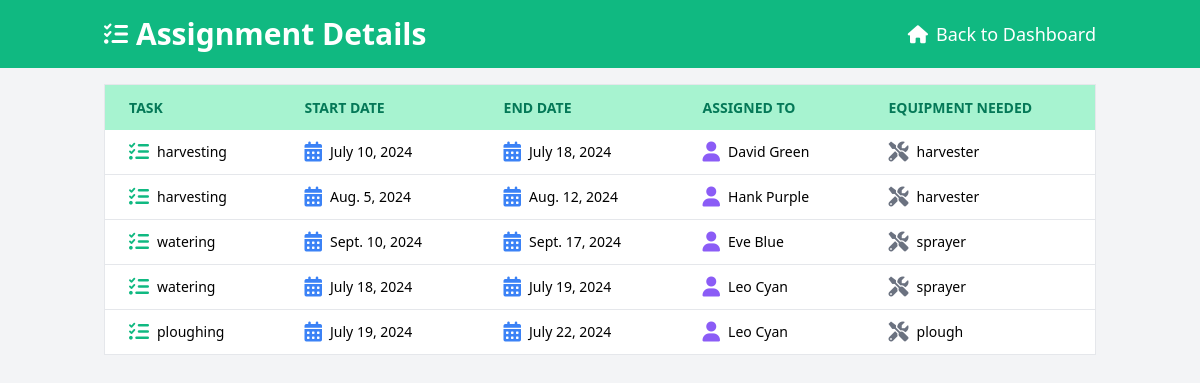
Page /dashboard/task/ on the earlier database version.
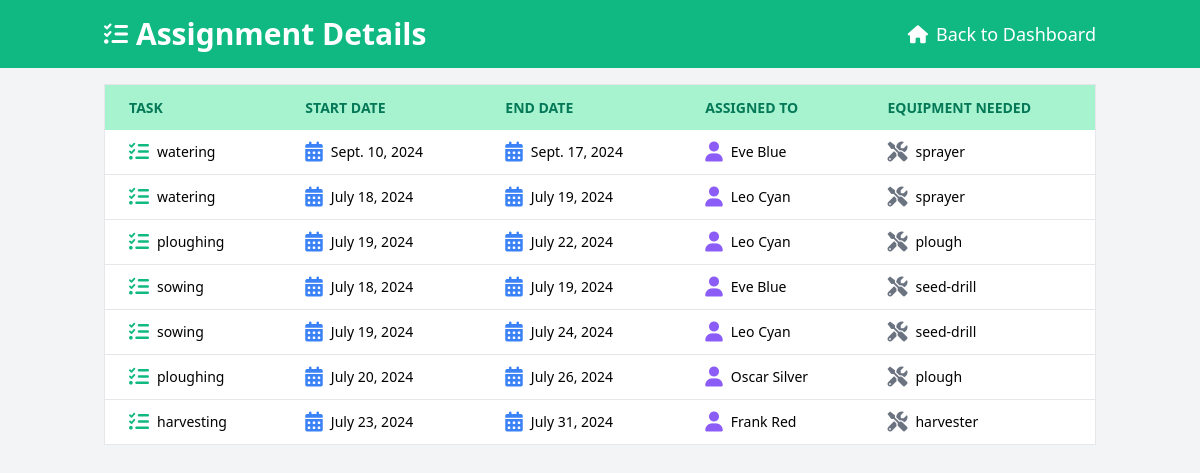
Same page on the later database version.
### dashboard/models.py (models this page shows, shortened)
class AssignmentDetails(models.Model):
    TASK_CHOICES = [
        ('ploughing', 'Ploughing'),
        ('sowing', 'Sowing'),
        ('watering', 'Watering'),
        ('harvesting', 'Harvesting'),
    ]
    task = models.CharField(max_length=50, choices=TASK_CHOICES)
    start_date = models.DateField()
    end_date = models.DateField()
    assigned_to = models.ForeignKey(WorkerDetails, on_delete=models.CASCADE)
    equipment_needed = models.ForeignKey(EquipmentDetails, on_delete=models.CASCADE, related_name='assignments', null=True, blank=True)
    class Meta:
        verbose_name = "Assignment"
        verbose_name_plural = "Assignments"

class WorkerDetails(models.Model):
    first_name = models.CharField(max_length=100)
    last_name = models.CharField(max_length=100)
    phone_number = models.CharField(max_length=15)

class EquipmentDetails(models.Model):
    EQUIPMENT_CHOICES = [
        ('plough', 'Plough'),
        ('seed-drill', 'Seed Drill'),
        ('sprayer', 'Sprayer'),
        ('harvester', 'Harvester'),
    ]
    STATUS_CHOICES = [
        ('available', 'Available'),
        ('un_available', 'Un-Available'),
    ]
    equipment = models.CharField(max_length=20, choices=EQUIPMENT_CHOICES)
    status = models.CharField(max_length=20, choices=STATUS_CHOICES)
    supplied_by = models.ForeignKey(SupplierDetails, on_delete=models.CASCADE, related_name='equipment_supplied')

### dashboard/views.py (the view)
# urls.py: path('dashboard/task/', views.task, name='task'),
def task(request):
    assignments = AssignmentDetails.objects.all()
    return render(request, 'task.html', {'assignments': assignments})

### templates/task.html (shortened to what this page needs)
<!DOCTYPE html>
<html lang="en">
<head>
    <link href="https://cdn.jsdelivr.net/npm/tailwindcss@2.2.19/dist/tailwind.min.css" rel="stylesheet">
    <link href="https://cdnjs.cloudflare.com/ajax/libs/font-awesome/6.0.0-beta3/css/all.min.css" rel="stylesheet">
</head>
<body class="bg-gray-100">
    <header class="bg-green-500 text-white py-4">
        <div class="container mx-auto px-4 flex justify-between items-center">
            <h1 class="text-3xl font-bold flex items-center">
                <i class="fas fa-tasks text-2xl mr-2"></i>
                Assignment Details
            </h1>
            <a href="{% url 'dashboard' %}" class="text-lg flex items-center">
                <i class="fas fa-home mr-2"></i> Back to Dashboard
            </a>
        </div>
    </header>
    <div class="container mx-auto p-4">
        <div class="overflow-x-auto">
            <table class="min-w-full bg-white border border-gray-200">
                <thead>
                    <tr class="bg-green-200 text-green-700 uppercase text-sm leading-normal">
                        <th class="py-3 px-6 text-left">Task</th>
                        <th class="py-3 px-6 text-left">Start Date</th>
                        <th class="py-3 px-6 text-left">End Date</th>
                        <th class="py-3 px-6 text-left">Assigned To</th>
                        <th class="py-3 px-6 text-left">Equipment Needed</th>
                    </tr>
                </thead>
                <tbody class="text-sm font-light">
                    {% for assignment in assignments %}
                    <tr class="border-b border-gray-200 hover:bg-green-100">
                        <td class="py-3 px-6 text-left whitespace-nowrap">
                            <div class="flex items-center">
                                <i class="fas fa-tasks text-xl text-green-500 mr-2"></i>
                                <span>{{ assignment.task }}</span>
                            </div>
                        </td>
                        <td class="py-3 px-6 text-left">
                            <div class="flex items-center">
                                <i class="fas fa-calendar-alt text-xl text-blue-500 mr-2"></i>
                                <span>{{ assignment.start_date }}</span>
                            </div>
                        </td>
                        <td class="py-3 px-6 text-left">
                            <div class="flex items-center">
                                <i class="fas fa-calendar-alt text-xl text-blue-500 mr-2"></i>
                                <span>{{ assignment.end_date }}</span>
                            </div>
                        </td>
                        <td class="py-3 px-6 text-left">
                            <div class="flex items-center">
                                <i class="fas fa-user text-xl text-purple-500 mr-2"></i>
                                <span>{{ assignment.assigned_to.first_name }} {{ assignment.assigned_to.last_name }}</span>
                            </div>
                        </td>
                        <td class="py-3 px-6 text-left">
                            <div class="flex items-center">
                                <i class="fas fa-tools text-xl text-gray-500 mr-2"></i>
                                <span>{{ assignment.equipment_needed.equipment }}</span>
                            </div>
                        </td>
                    </tr>
                    {% empty %}
                    <tr>
                        <td class="py-4 px-6 text-center text-gray-600" colspan="5">No assignments available.</td>
                    </tr>
                    {% endfor %}
                </tbody>
            </table>
        </div>
    </div>
</body>
</html>

Differences in the rows shown:
removed AssignmentDetails: task "harvesting", start_date "July 10, 2024", end_date "July 18, 2024", assigned_to.first_name "David", assigned_to.last_name "Green", equipment_needed.equipment "harvester"
removed AssignmentDetails: task "harvesting", start_date "Aug. 5, 2024", end_date "Aug. 12, 2024", assigned_to.first_name "Hank", assigned_to.last_name "Purple", equipment_needed.equipment "harvester"
added AssignmentDetails: task "sowing", start_date "July 18, 2024", end_date "July 19, 2024", assigned_to.first_name "Eve", assigned_to.last_name "Blue", equipment_needed.equipment "seed-drill"
added AssignmentDetails: task "sowing", start_date "July 19, 2024", end_date "July 24, 2024", assigned_to.first_name "Leo", assigned_to.last_name "Cyan", equipment_needed.equipment "seed-drill"
added AssignmentDetails: task "ploughing", start_date "July 20, 2024", end_date "July 26, 2024", assigned_to.first_name "Oscar", assigned_to.last_name "Silver", equipment_needed.equipment "plough"
added AssignmentDetails: task "harvesting", start_date "July 23, 2024", end_date "July 31, 2024", assigned_to.first_name "Frank", assigned_to.last_name "Red", equipment_needed.equipment "harvester"
